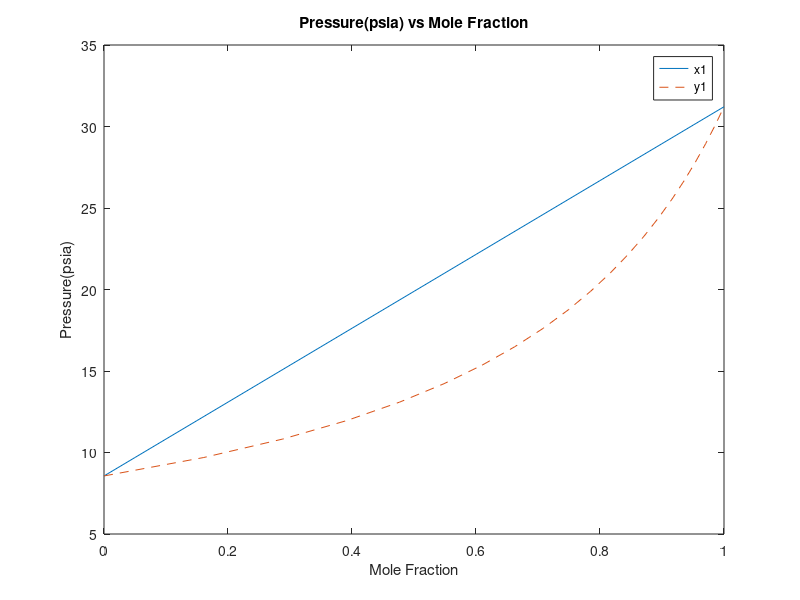

Here is the MATLAB script that generated this plot:
% Question 2

pVap_butane = 31.212;
pVap_pentane = 8.5611;
x1 = 0:0.05:1;
p_x = x1.*pVap_butane + (1-x1).*pVap_pentane;
y1 = x1.*pVap_butane./p_x;
p_y = 1./(y1./pVap_butane + (1-y1)./pVap_pentane);
figure
plot(x1, p_x, y1, p_y, '--');
title('Pressure(psia) vs Mole Fraction');
xlabel('Mole Fraction');
ylabel('Pressure(psia)');
legend('x1', 'y1');